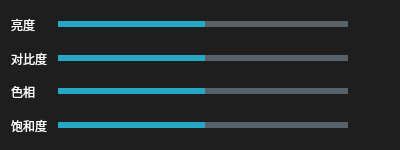
<?xml version="1.0" encoding="UTF-8"?>
<ui version="4.0">
 <class>OptionDialog</class>
 <widget class="QDialog" name="OptionDialog">
  <property name="geometry">
   <rect>
    <x>0</x>
    <y>0</y>
    <width>400</width>
    <height>150</height>
   </rect>
  </property>
  <property name="minimumSize">
   <size>
    <width>400</width>
    <height>150</height>
   </size>
  </property>
  <property name="maximumSize">
   <size>
    <width>400</width>
    <height>150</height>
   </size>
  </property>
  <property name="windowTitle">
   <string>Option</string>
  </property>
  <property name="windowIcon">
   <iconset resource="MediaPlayerXPre.qrc">
    <normaloff>:/MediaPlayerXPre/res/option.png</normaloff>:/MediaPlayerXPre/res/option.png</iconset>
  </property>
  <property name="styleSheet">
   <string notr="true">background-color: #1E1E1E;
color:#FFF;

</string>
  </property>
  <layout class="QGridLayout" name="gridLayout_2">
   <item row="0" column="0">
    <layout class="QGridLayout" name="gridLayout">
     <item row="0" column="0">
      <widget class="QLabel" name="label">
       <property name="text">
        <string>亮度</string>
       </property>
      </widget>
     </item>
     <item row="0" column="1">
      <widget class="QSlider" name="brightnessSlider">
       <property name="styleSheet">
        <string notr="true">QSlider
{
    background-color: #1E1E1E;
    min-height:5px;
    max-height:5px;
    border:5px solid #1E1E1E;
}
QSlider::add-page:horizontal
{ 
    background-color: #57616A;
    height:4px;
}
QSlider::sub-page:horizontal 
{
    background-color: #25A8C6;
    height:4px;
}
QSlider::groove:horizontal 
{
	background:transparent;
    height:6px;
}
QSlider::handle:horizontal 
{
    height: 13px;
    width:13px;
    border-image: url(:/MediaPlayerXPre/res/ic_volume_thumb.png);
    margin: -4px -0; 
}</string>
       </property>
       <property name="minimum">
        <number>-100</number>
       </property>
       <property name="maximum">
        <number>100</number>
       </property>
       <property name="orientation">
        <enum>Qt::Horizontal</enum>
       </property>
      </widget>
     </item>
     <item row="0" column="2">
      <widget class="QPushButton" name="brightnessDefaultBtn">
       <property name="minimumSize">
        <size>
         <width>30</width>
         <height>30</height>
        </size>
       </property>
       <property name="maximumSize">
        <size>
         <width>30</width>
         <height>30</height>
        </size>
       </property>
       <property name="text">
        <string/>
       </property>
       <property name="icon">
        <iconset resource="MediaPlayerXPre.qrc">
         <normaloff>:/MediaPlayerXPre/res/restore.png</normaloff>:/MediaPlayerXPre/res/restore.png</iconset>
       </property>
       <property name="iconSize">
        <size>
         <width>30</width>
         <height>30</height>
        </size>
       </property>
       <property name="autoDefault">
        <bool>false</bool>
       </property>
       <property name="flat">
        <bool>true</bool>
       </property>
      </widget>
     </item>
     <item row="1" column="0">
      <widget class="QLabel" name="label_2">
       <property name="text">
        <string>对比度</string>
       </property>
      </widget>
     </item>
     <item row="1" column="1">
      <widget class="QSlider" name="contrastSlider">
       <property name="styleSheet">
        <string notr="true">QSlider
{
    background-color: #1E1E1E;
    min-height:5px;
    max-height:5px;
    border:5px solid #1E1E1E;
}
QSlider::add-page:horizontal
{ 
    background-color: #57616A;
    height:4px;
}
QSlider::sub-page:horizontal 
{
    background-color: #25A8C6;
    height:4px;
}
QSlider::groove:horizontal 
{
	background:transparent;
    height:6px;
}
QSlider::handle:horizontal 
{
    height: 13px;
    width:13px;
    border-image: url(:/MediaPlayerXPre/res/ic_volume_thumb.png);
    margin: -4px -0; 
}</string>
       </property>
       <property name="minimum">
        <number>-100</number>
       </property>
       <property name="maximum">
        <number>100</number>
       </property>
       <property name="orientation">
        <enum>Qt::Horizontal</enum>
       </property>
      </widget>
     </item>
     <item row="1" column="2">
      <widget class="QPushButton" name="contrastDefaultBtn">
       <property name="minimumSize">
        <size>
         <width>30</width>
         <height>30</height>
        </size>
       </property>
       <property name="maximumSize">
        <size>
         <width>30</width>
         <height>30</height>
        </size>
       </property>
       <property name="text">
        <string/>
       </property>
       <property name="icon">
        <iconset resource="MediaPlayerXPre.qrc">
         <normaloff>:/MediaPlayerXPre/res/restore.png</normaloff>:/MediaPlayerXPre/res/restore.png</iconset>
       </property>
       <property name="iconSize">
        <size>
         <width>30</width>
         <height>30</height>
        </size>
       </property>
       <property name="autoDefault">
        <bool>false</bool>
       </property>
       <property name="flat">
        <bool>true</bool>
       </property>
      </widget>
     </item>
     <item row="2" column="0">
      <widget class="QLabel" name="label_3">
       <property name="text">
        <string>色相</string>
       </property>
      </widget>
     </item>
     <item row="2" column="1">
      <widget class="QSlider" name="hueSlider">
       <property name="styleSheet">
        <string notr="true">QSlider
{
    background-color: #1E1E1E;
    min-height:5px;
    max-height:5px;
    border:5px solid #1E1E1E;
}
QSlider::add-page:horizontal
{ 
    background-color: #57616A;
    height:4px;
}
QSlider::sub-page:horizontal 
{
    background-color: #25A8C6;
    height:4px;
}
QSlider::groove:horizontal 
{
	background:transparent;
    height:6px;
}
QSlider::handle:horizontal 
{
    height: 13px;
    width:13px;
    border-image: url(:/MediaPlayerXPre/res/ic_volume_thumb.png);
    margin: -4px -0; 
}</string>
       </property>
       <property name="minimum">
        <number>-100</number>
       </property>
       <property name="maximum">
        <number>100</number>
       </property>
       <property name="orientation">
        <enum>Qt::Horizontal</enum>
       </property>
      </widget>
     </item>
     <item row="2" column="2">
      <widget class="QPushButton" name="hueDefaultBtn">
       <property name="minimumSize">
        <size>
         <width>30</width>
         <height>30</height>
        </size>
       </property>
       <property name="maximumSize">
        <size>
         <width>30</width>
         <height>30</height>
        </size>
       </property>
       <property name="text">
        <string/>
       </property>
       <property name="icon">
        <iconset resource="MediaPlayerXPre.qrc">
         <normaloff>:/MediaPlayerXPre/res/restore.png</normaloff>:/MediaPlayerXPre/res/restore.png</iconset>
       </property>
       <property name="iconSize">
        <size>
         <width>30</width>
         <height>30</height>
        </size>
       </property>
       <property name="autoDefault">
        <bool>false</bool>
       </property>
       <property name="flat">
        <bool>true</bool>
       </property>
      </widget>
     </item>
     <item row="3" column="0">
      <widget class="QLabel" name="label_4">
       <property name="text">
        <string>饱和度</string>
       </property>
      </widget>
     </item>
     <item row="3" column="1">
      <widget class="QSlider" name="saturationSlider">
       <property name="styleSheet">
        <string notr="true">QSlider
{
    background-color: #1E1E1E;
    min-height:5px;
    max-height:5px;
    border:5px solid #1E1E1E;
}
QSlider::add-page:horizontal
{ 
    background-color: #57616A;
    height:4px;
}
QSlider::sub-page:horizontal 
{
    background-color: #25A8C6;
    height:4px;
}
QSlider::groove:horizontal 
{
	background:transparent;
    height:6px;
}
QSlider::handle:horizontal 
{
    height: 13px;
    width:13px;
    border-image: url(:/MediaPlayerXPre/res/ic_volume_thumb.png);
    margin: -4px -0; 
}</string>
       </property>
       <property name="minimum">
        <number>-100</number>
       </property>
       <property name="maximum">
        <number>100</number>
       </property>
       <property name="orientation">
        <enum>Qt::Horizontal</enum>
       </property>
      </widget>
     </item>
     <item row="3" column="2">
      <widget class="QPushButton" name="saturationDefaultBtn">
       <property name="minimumSize">
        <size>
         <width>30</width>
         <height>30</height>
        </size>
       </property>
       <property name="maximumSize">
        <size>
         <width>30</width>
         <height>30</height>
        </size>
       </property>
       <property name="text">
        <string/>
       </property>
       <property name="icon">
        <iconset resource="MediaPlayerXPre.qrc">
         <normaloff>:/MediaPlayerXPre/res/restore.png</normaloff>:/MediaPlayerXPre/res/restore.png</iconset>
       </property>
       <property name="iconSize">
        <size>
         <width>30</width>
         <height>30</height>
        </size>
       </property>
       <property name="autoDefault">
        <bool>false</bool>
       </property>
       <property name="flat">
        <bool>true</bool>
       </property>
      </widget>
     </item>
    </layout>
   </item>
  </layout>
 </widget>
 <layoutdefault spacing="6" margin="11"/>
 <resources>
  <include location="MediaPlayerXPre.qrc"/>
 </resources>
 <connections/>
</ui>
